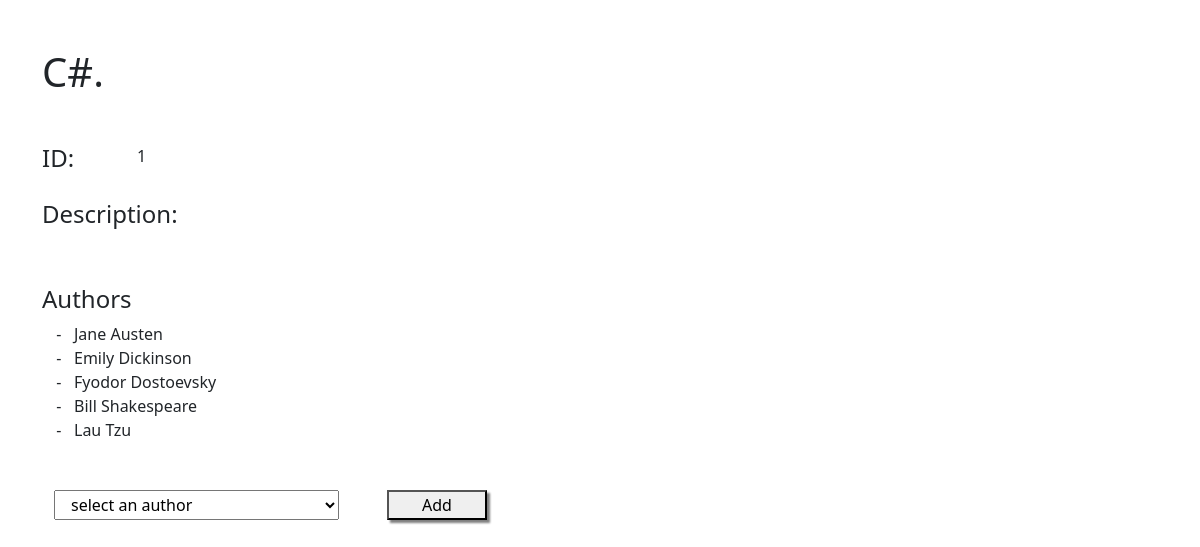
Screenshot of /book/1 with the database file from the repository.
### booksAuthors_app/models.py (models this page shows)
class Books (models.Model):
    title = models.CharField(max_length=255)
    desc = models.TextField()
    created_at = models.DateTimeField(auto_now_add=True)
    updated_at = models.DateTimeField(auto_now=True)

class Authors (models.Model):
    first_name = models.CharField(max_length=45)
    last_name = models.CharField(max_length=45)
    created_at = models.DateTimeField(auto_now_add=True)
    updated_at = models.DateTimeField(auto_now=True)
    notes = models.TextField(default='')
    books = models.ManyToManyField(Books,related_name='authors')

### booksAuthors_app/views.py (the view)
# urls.py: path('book/<int:id>',views.book),
def book(request,id): #triggred by (view link) in the books table to return a detailed info about specific book
    book = Books.objects.get(id=id)
    bookAuthors = book.authors.all()
    allAuthors = Authors.objects.all()
    authors = []
    flag = True
    for authora in allAuthors:
        for author in bookAuthors:
            if author.id == authora.id:
                flag = False
                break
        if flag :
            authors.append(authora)
        flag = True
    context = {
    'book' : book,
    'authors' : authors}
    return render(request,'book.html',context)

### booksAuthors_app/templates/book.html (shortened to what this page needs)
<!DOCTYPE html>
<html lang="en">
<head>
    <link href="https://cdn.jsdelivr.net/npm/bootstrap@5.2.0-beta1/dist/css/bootstrap.min.css" rel="stylesheet"
>
        {% load static %}
    <link rel="stylesheet" href="{% static 'css/style.css' %}">
</head>
<body>
    <div class="container mx-auto mt-5">
        <h1>{{book.title}}.</h1>
        <div class="row mt-5">
            <h4 class="col-1">ID:</h4>
            <p class="col">{{book.id}}</p>
            <h4 class="col-2">Description:</h4>
            <p class="col">{{book.desc}}</p>
        </div>
        <div class="mt-5">
            <h4>Authors</h4>
            <ul>
                {% for author in book.authors.all %}
                <li>{{author.first_name}} {{author.last_name}}</li>
                {% endfor %}
            </ul>
            <form action="/bookToAuthor/{{book.id}}" method="post" class="row mt-5">
                <select name="author" id="" class="col-3 ms-4 me-5">
                    <option value="0" selected>select an author</option>
                </select>
                <button type="submit" class="btun col-1">Add</button>
            </form>
        </div>
    </div>
</body>
</html>

### booksAuthors_app/static/css/style.css (style rules this page uses)
ul { list-style-type:"- "; }
.btun { width: 100px !important; box-shadow: 3px 3px 2px gray; }

### rows the page displays
Books: title "C#", id "1"
Authors: first_name "Jane", last_name "Austen"
Authors: first_name "Emily", last_name "Dickinson"
Authors: first_name "Fyodor", last_name "Dostoevsky"
Authors: first_name "Bill", last_name "Shakespeare"
Authors: first_name "Lau", last_name "Tzu"
